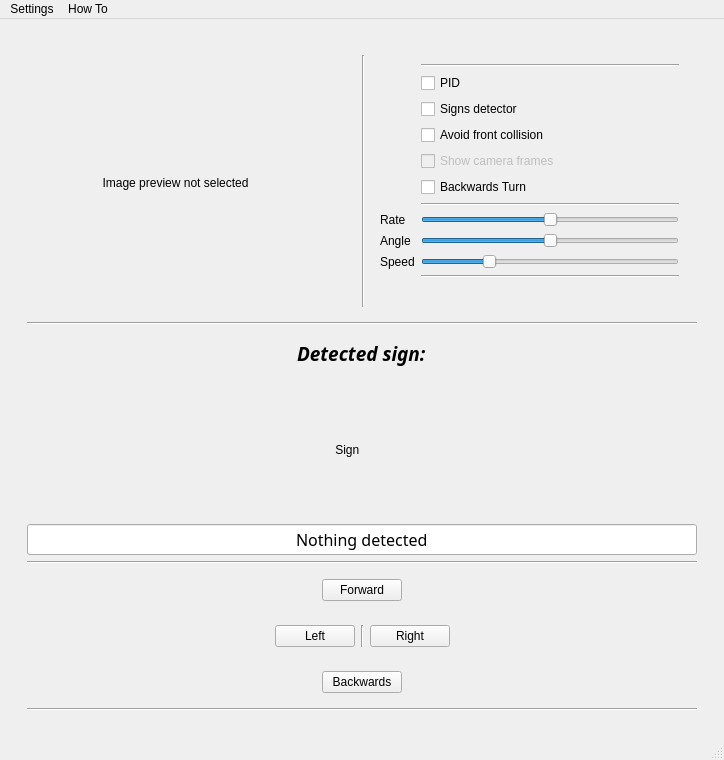
<?xml version="1.0" encoding="UTF-8"?>
<ui version="4.0">
 <class>MainWindow</class>
 <widget class="QMainWindow" name="MainWindow">
  <property name="geometry">
   <rect>
    <x>0</x>
    <y>0</y>
    <width>724</width>
    <height>760</height>
   </rect>
  </property>
  <property name="minimumSize">
   <size>
    <width>724</width>
    <height>760</height>
   </size>
  </property>
  <property name="windowTitle">
   <string>MainWindow</string>
  </property>
  <widget class="QWidget" name="centralwidget">
   <layout class="QGridLayout" name="gridLayout">
    <item row="0" column="1">
     <widget class="QStackedWidget" name="stackedWidget">
      <property name="enabled">
       <bool>true</bool>
      </property>
      <property name="currentIndex">
       <number>1</number>
      </property>
      <widget class="QWidget" name="mainPage">
       <layout class="QVBoxLayout" name="verticalLayout">
        <item>
         <spacer name="verticalSpacer">
          <property name="orientation">
           <enum>Qt::Vertical</enum>
          </property>
          <property name="sizeHint" stdset="0">
           <size>
            <width>20</width>
            <height>40</height>
           </size>
          </property>
         </spacer>
        </item>
        <item>
         <widget class="QWidget" name="widget_1" native="true">
          <layout class="QHBoxLayout" name="horizontalLayout_3">
           <item>
            <spacer name="horizontalSpacer_5">
             <property name="orientation">
              <enum>Qt::Horizontal</enum>
             </property>
             <property name="sizeHint" stdset="0">
              <size>
               <width>40</width>
               <height>20</height>
              </size>
             </property>
            </spacer>
           </item>
           <item>
            <widget class="QPushButton" name="autoControlButton">
             <property name="text">
              <string>Autonom Mode</string>
             </property>
            </widget>
           </item>
           <item>
            <spacer name="horizontalSpacer_6">
             <property name="orientation">
              <enum>Qt::Horizontal</enum>
             </property>
             <property name="sizeHint" stdset="0">
              <size>
               <width>40</width>
               <height>20</height>
              </size>
             </property>
            </spacer>
           </item>
          </layout>
         </widget>
        </item>
        <item>
         <widget class="QWidget" name="widget_2" native="true">
          <layout class="QHBoxLayout" name="horizontalLayout">
           <item>
            <spacer name="horizontalSpacer">
             <property name="orientation">
              <enum>Qt::Horizontal</enum>
             </property>
             <property name="sizeHint" stdset="0">
              <size>
               <width>40</width>
               <height>20</height>
              </size>
             </property>
            </spacer>
           </item>
           <item>
            <widget class="QPushButton" name="manualControlButton">
             <property name="text">
              <string>Manual Control</string>
             </property>
            </widget>
           </item>
           <item>
            <spacer name="horizontalSpacer_2">
             <property name="orientation">
              <enum>Qt::Horizontal</enum>
             </property>
             <property name="sizeHint" stdset="0">
              <size>
               <width>40</width>
               <height>20</height>
              </size>
             </property>
            </spacer>
           </item>
          </layout>
         </widget>
        </item>
        <item>
         <widget class="QWidget" name="widget_3" native="true">
          <layout class="QHBoxLayout" name="horizontalLayout_2">
           <item>
            <spacer name="horizontalSpacer_3">
             <property name="orientation">
              <enum>Qt::Horizontal</enum>
             </property>
             <property name="sizeHint" stdset="0">
              <size>
               <width>40</width>
               <height>20</height>
              </size>
             </property>
            </spacer>
           </item>
           <item>
            <widget class="QPushButton" name="aboutButton">
             <property name="text">
              <string>About</string>
             </property>
            </widget>
           </item>
           <item>
            <spacer name="horizontalSpacer_4">
             <property name="orientation">
              <enum>Qt::Horizontal</enum>
             </property>
             <property name="sizeHint" stdset="0">
              <size>
               <width>40</width>
               <height>20</height>
              </size>
             </property>
            </spacer>
           </item>
          </layout>
         </widget>
        </item>
        <item>
         <widget class="QWidget" name="widget_4" native="true">
          <layout class="QHBoxLayout" name="horizontalLayout_6">
           <item>
            <spacer name="horizontalSpacer_11">
             <property name="orientation">
              <enum>Qt::Horizontal</enum>
             </property>
             <property name="sizeHint" stdset="0">
              <size>
               <width>40</width>
               <height>20</height>
              </size>
             </property>
            </spacer>
           </item>
           <item>
            <widget class="QPushButton" name="speakBotton">
             <property name="text">
              <string>Speak</string>
             </property>
            </widget>
           </item>
           <item>
            <spacer name="horizontalSpacer_12">
             <property name="orientation">
              <enum>Qt::Horizontal</enum>
             </property>
             <property name="sizeHint" stdset="0">
              <size>
               <width>40</width>
               <height>20</height>
              </size>
             </property>
            </spacer>
           </item>
          </layout>
         </widget>
        </item>
        <item>
         <spacer name="verticalSpacer_2">
          <property name="orientation">
           <enum>Qt::Vertical</enum>
          </property>
          <property name="sizeHint" stdset="0">
           <size>
            <width>20</width>
            <height>40</height>
           </size>
          </property>
         </spacer>
        </item>
       </layout>
      </widget>
      <widget class="QWidget" name="manualControlMenu">
       <property name="autoFillBackground">
        <bool>true</bool>
       </property>
       <layout class="QHBoxLayout" name="horizontalLayout_11">
        <item>
         <widget class="QWidget" name="gridWidget" native="true">
          <property name="autoFillBackground">
           <bool>false</bool>
          </property>
          <layout class="QVBoxLayout" name="verticalLayout_4">
           <item>
            <spacer name="verticalSpacer_5">
             <property name="orientation">
              <enum>Qt::Vertical</enum>
             </property>
             <property name="sizeHint" stdset="0">
              <size>
               <width>20</width>
               <height>40</height>
              </size>
             </property>
            </spacer>
           </item>
           <item>
            <widget class="QWidget" name="widget_9" native="true">
             <layout class="QHBoxLayout" name="horizontalLayout_10">
              <item>
               <widget class="QLabel" name="frameViewerLabel">
                <property name="sizePolicy">
                 <sizepolicy hsizetype="MinimumExpanding" vsizetype="MinimumExpanding">
                  <horstretch>0</horstretch>
                  <verstretch>0</verstretch>
                 </sizepolicy>
                </property>
                <property name="minimumSize">
                 <size>
                  <width>320</width>
                  <height>256</height>
                 </size>
                </property>
                <property name="text">
                 <string>                    Image preview not selected</string>
                </property>
               </widget>
              </item>
              <item>
               <widget class="Line" name="line_2">
                <property name="orientation">
                 <enum>Qt::Vertical</enum>
                </property>
               </widget>
              </item>
              <item>
               <widget class="QWidget" name="widget_10" native="true">
                <layout class="QFormLayout" name="formLayout">
                 <item row="0" column="1">
                  <widget class="Line" name="line_8">
                   <property name="orientation">
                    <enum>Qt::Horizontal</enum>
                   </property>
                  </widget>
                 </item>
                 <item row="1" column="1">
                  <widget class="QCheckBox" name="activatePID_c">
                   <property name="text">
                    <string>PID</string>
                   </property>
                  </widget>
                 </item>
                 <item row="3" column="1">
                  <widget class="QCheckBox" name="avoidCollision_c">
                   <property name="text">
                    <string>Avoid front collision</string>
                   </property>
                  </widget>
                 </item>
                 <item row="6" column="1">
                  <widget class="Line" name="line_5">
                   <property name="orientation">
                    <enum>Qt::Horizontal</enum>
                   </property>
                  </widget>
                 </item>
                 <item row="8" column="0">
                  <widget class="QLabel" name="label_3">
                   <property name="text">
                    <string>Angle</string>
                   </property>
                  </widget>
                 </item>
                 <item row="8" column="1">
                  <widget class="QSlider" name="angleSlider">
                   <property name="minimum">
                    <number>80</number>
                   </property>
                   <property name="maximum">
                    <number>134</number>
                   </property>
                   <property name="singleStep">
                    <number>1</number>
                   </property>
                   <property name="pageStep">
                    <number>0</number>
                   </property>
                   <property name="value">
                    <number>107</number>
                   </property>
                   <property name="sliderPosition">
                    <number>107</number>
                   </property>
                   <property name="orientation">
                    <enum>Qt::Horizontal</enum>
                   </property>
                  </widget>
                 </item>
                 <item row="9" column="0">
                  <widget class="QLabel" name="label_4">
                   <property name="text">
                    <string>Speed</string>
                   </property>
                  </widget>
                 </item>
                 <item row="9" column="1">
                  <widget class="QSlider" name="speedSlider">
                   <property name="maximum">
                    <number>100</number>
                   </property>
                   <property name="pageStep">
                    <number>0</number>
                   </property>
                   <property name="value">
                    <number>25</number>
                   </property>
                   <property name="orientation">
                    <enum>Qt::Horizontal</enum>
                   </property>
                  </widget>
                 </item>
                 <item row="10" column="1">
                  <widget class="Line" name="line_7">
                   <property name="orientation">
                    <enum>Qt::Horizontal</enum>
                   </property>
                  </widget>
                 </item>
                 <item row="2" column="1">
                  <widget class="QCheckBox" name="signsDetector_c">
                   <property name="text">
                    <string>Signs detector</string>
                   </property>
                  </widget>
                 </item>
                 <item row="4" column="1">
                  <widget class="QCheckBox" name="showCamera_c">
                   <property name="enabled">
                    <bool>false</bool>
                   </property>
                   <property name="text">
                    <string>Show camera frames</string>
                   </property>
                  </widget>
                 </item>
                 <item row="5" column="1">
                  <widget class="QCheckBox" name="backwardsTurn_c">
                   <property name="text">
                    <string>Backwards Turn</string>
                   </property>
                  </widget>
                 </item>
                 <item row="7" column="1">
                  <widget class="QSlider" name="rateOfTurnSlider">
                   <property name="maximum">
                    <number>28</number>
                   </property>
                   <property name="pageStep">
                    <number>0</number>
                   </property>
                   <property name="value">
                    <number>14</number>
                   </property>
                   <property name="orientation">
                    <enum>Qt::Horizontal</enum>
                   </property>
                  </widget>
                 </item>
                 <item row="7" column="0">
                  <widget class="QLabel" name="label_5">
                   <property name="text">
                    <string>Rate</string>
                   </property>
                  </widget>
                 </item>
                </layout>
               </widget>
              </item>
             </layout>
            </widget>
           </item>
           <item>
            <widget class="Line" name="line_6">
             <property name="orientation">
              <enum>Qt::Horizontal</enum>
             </property>
            </widget>
           </item>
           <item>
            <widget class="QWidget" name="widget_12" native="true">
             <layout class="QHBoxLayout" name="horizontalLayout_13">
              <item>
               <spacer name="horizontalSpacer_19">
                <property name="orientation">
                 <enum>Qt::Horizontal</enum>
                </property>
                <property name="sizeHint" stdset="0">
                 <size>
                  <width>40</width>
                  <height>20</height>
                 </size>
                </property>
               </spacer>
              </item>
              <item>
               <widget class="QLabel" name="label_2">
                <property name="font">
                 <font>
                  <family>Ubuntu Condensed</family>
                  <pointsize>14</pointsize>
                  <weight>75</weight>
                  <italic>true</italic>
                  <bold>true</bold>
                 </font>
                </property>
                <property name="text">
                 <string>Detected sign:</string>
                </property>
               </widget>
              </item>
              <item>
               <spacer name="horizontalSpacer_22">
                <property name="orientation">
                 <enum>Qt::Horizontal</enum>
                </property>
                <property name="sizeHint" stdset="0">
                 <size>
                  <width>40</width>
                  <height>20</height>
                 </size>
                </property>
               </spacer>
              </item>
             </layout>
            </widget>
           </item>
           <item>
            <widget class="QWidget" name="widget_11" native="true">
             <layout class="QHBoxLayout" name="horizontalLayout_12">
              <item>
               <spacer name="horizontalSpacer_20">
                <property name="orientation">
                 <enum>Qt::Horizontal</enum>
                </property>
                <property name="sizeHint" stdset="0">
                 <size>
                  <width>40</width>
                  <height>20</height>
                 </size>
                </property>
               </spacer>
              </item>
              <item>
               <widget class="QWidget" name="widget_13" native="true">
                <property name="minimumSize">
                 <size>
                  <width>0</width>
                  <height>0</height>
                 </size>
                </property>
                <layout class="QHBoxLayout" name="horizontalLayout_14">
                 <item>
                  <widget class="QLabel" name="signDetectedLabel">
                   <property name="minimumSize">
                    <size>
                     <width>100</width>
                     <height>100</height>
                    </size>
                   </property>
                   <property name="maximumSize">
                    <size>
                     <width>100</width>
                     <height>100</height>
                    </size>
                   </property>
                   <property name="text">
                    <string>       Sign</string>
                   </property>
                  </widget>
                 </item>
                </layout>
               </widget>
              </item>
              <item>
               <spacer name="horizontalSpacer_21">
                <property name="orientation">
                 <enum>Qt::Horizontal</enum>
                </property>
                <property name="sizeHint" stdset="0">
                 <size>
                  <width>40</width>
                  <height>20</height>
                 </size>
                </property>
               </spacer>
              </item>
             </layout>
            </widget>
           </item>
           <item>
            <widget class="QLineEdit" name="signDetectedLine">
             <property name="font">
              <font>
               <family>Ubuntu Condensed</family>
               <pointsize>12</pointsize>
              </font>
             </property>
             <property name="text">
              <string>Nothing detected</string>
             </property>
             <property name="alignment">
              <set>Qt::AlignCenter</set>
             </property>
             <property name="readOnly">
              <bool>true</bool>
             </property>
            </widget>
           </item>
           <item>
            <widget class="Line" name="line">
             <property name="orientation">
              <enum>Qt::Horizontal</enum>
             </property>
            </widget>
           </item>
           <item>
            <widget class="QWidget" name="widget_8" native="true">
             <layout class="QHBoxLayout" name="horizontalLayout_9">
              <item>
               <spacer name="horizontalSpacer_17">
                <property name="orientation">
                 <enum>Qt::Horizontal</enum>
                </property>
                <property name="sizeHint" stdset="0">
                 <size>
                  <width>40</width>
                  <height>20</height>
                 </size>
                </property>
               </spacer>
              </item>
              <item>
               <widget class="QPushButton" name="goForward">
                <property name="text">
                 <string>Forward</string>
                </property>
               </widget>
              </item>
              <item>
               <spacer name="horizontalSpacer_18">
                <property name="orientation">
                 <enum>Qt::Horizontal</enum>
                </property>
                <property name="sizeHint" stdset="0">
                 <size>
                  <width>40</width>
                  <height>20</height>
                 </size>
                </property>
               </spacer>
              </item>
             </layout>
            </widget>
           </item>
           <item>
            <widget class="QWidget" name="widget_6" native="true">
             <layout class="QHBoxLayout" name="horizontalLayout_7">
              <item>
               <spacer name="horizontalSpacer_13">
                <property name="orientation">
                 <enum>Qt::Horizontal</enum>
                </property>
                <property name="sizeHint" stdset="0">
                 <size>
                  <width>40</width>
                  <height>20</height>
                 </size>
                </property>
               </spacer>
              </item>
              <item>
               <widget class="QPushButton" name="goToTheLeft">
                <property name="text">
                 <string>Left</string>
                </property>
               </widget>
              </item>
              <item>
               <widget class="Line" name="line_3">
                <property name="orientation">
                 <enum>Qt::Vertical</enum>
                </property>
               </widget>
              </item>
              <item>
               <widget class="QPushButton" name="goToTheRight">
                <property name="text">
                 <string>Right</string>
                </property>
               </widget>
              </item>
              <item>
               <spacer name="horizontalSpacer_14">
                <property name="orientation">
                 <enum>Qt::Horizontal</enum>
                </property>
                <property name="sizeHint" stdset="0">
                 <size>
                  <width>40</width>
                  <height>20</height>
                 </size>
                </property>
               </spacer>
              </item>
             </layout>
            </widget>
           </item>
           <item>
            <widget class="QWidget" name="widget_7" native="true">
             <layout class="QHBoxLayout" name="horizontalLayout_8">
              <item>
               <spacer name="horizontalSpacer_15">
                <property name="orientation">
                 <enum>Qt::Horizontal</enum>
                </property>
                <property name="sizeHint" stdset="0">
                 <size>
                  <width>40</width>
                  <height>20</height>
                 </size>
                </property>
               </spacer>
              </item>
              <item>
               <widget class="QPushButton" name="goBackwards">
                <property name="text">
                 <string>Backwards</string>
                </property>
               </widget>
              </item>
              <item>
               <spacer name="horizontalSpacer_16">
                <property name="orientation">
                 <enum>Qt::Horizontal</enum>
                </property>
                <property name="sizeHint" stdset="0">
                 <size>
                  <width>40</width>
                  <height>20</height>
                 </size>
                </property>
               </spacer>
              </item>
             </layout>
            </widget>
           </item>
           <item>
            <widget class="Line" name="line_4">
             <property name="orientation">
              <enum>Qt::Horizontal</enum>
             </property>
            </widget>
           </item>
           <item>
            <spacer name="verticalSpacer_3">
             <property name="orientation">
              <enum>Qt::Vertical</enum>
             </property>
             <property name="sizeHint" stdset="0">
              <size>
               <width>20</width>
               <height>40</height>
              </size>
             </property>
            </spacer>
           </item>
          </layout>
         </widget>
        </item>
       </layout>
      </widget>
      <widget class="QWidget" name="autoControlMenu">
       <layout class="QVBoxLayout" name="verticalLayout_3">
        <item>
         <widget class="QWidget" name="verticalWidget" native="true">
          <layout class="QVBoxLayout" name="verticalLayout_2">
           <item>
            <widget class="QLabel" name="label">
             <property name="text">
              <string>Detected Traffic Indicator:</string>
             </property>
             <property name="alignment">
              <set>Qt::AlignCenter</set>
             </property>
            </widget>
           </item>
           <item>
            <widget class="QLineEdit" name="lineEdit">
             <property name="enabled">
              <bool>true</bool>
             </property>
             <property name="mouseTracking">
              <bool>false</bool>
             </property>
             <property name="acceptDrops">
              <bool>false</bool>
             </property>
             <property name="text">
              <string>Nothing detected</string>
             </property>
             <property name="alignment">
              <set>Qt::AlignCenter</set>
             </property>
             <property name="readOnly">
              <bool>true</bool>
             </property>
             <property name="clearButtonEnabled">
              <bool>false</bool>
             </property>
            </widget>
           </item>
           <item>
            <widget class="QWidget" name="widget" native="true">
             <property name="minimumSize">
              <size>
               <width>0</width>
               <height>0</height>
              </size>
             </property>
             <layout class="QHBoxLayout" name="horizontalLayout_4">
              <item>
               <spacer name="horizontalSpacer_7">
                <property name="orientation">
                 <enum>Qt::Horizontal</enum>
                </property>
                <property name="sizeHint" stdset="0">
                 <size>
                  <width>40</width>
                  <height>20</height>
                 </size>
                </property>
               </spacer>
              </item>
              <item>
               <widget class="QPushButton" name="startVideoFeedButton">
                <property name="text">
                 <string>Start Video Stream</string>
                </property>
               </widget>
              </item>
              <item>
               <spacer name="horizontalSpacer_8">
                <property name="orientation">
                 <enum>Qt::Horizontal</enum>
                </property>
                <property name="sizeHint" stdset="0">
                 <size>
                  <width>40</width>
                  <height>20</height>
                 </size>
                </property>
               </spacer>
              </item>
             </layout>
            </widget>
           </item>
           <item>
            <widget class="QWidget" name="widget_5" native="true">
             <property name="minimumSize">
              <size>
               <width>0</width>
               <height>50</height>
              </size>
             </property>
             <layout class="QHBoxLayout" name="horizontalLayout_5">
              <item>
               <spacer name="horizontalSpacer_9">
                <property name="orientation">
                 <enum>Qt::Horizontal</enum>
                </property>
                <property name="sizeHint" stdset="0">
                 <size>
                  <width>40</width>
                  <height>20</height>
                 </size>
                </property>
               </spacer>
              </item>
              <item>
               <widget class="QPushButton" name="backToMainMenu">
                <property name="text">
                 <string>Back To Menu</string>
                </property>
               </widget>
              </item>
              <item>
               <spacer name="horizontalSpacer_10">
                <property name="orientation">
                 <enum>Qt::Horizontal</enum>
                </property>
                <property name="sizeHint" stdset="0">
                 <size>
                  <width>40</width>
                  <height>20</height>
                 </size>
                </property>
               </spacer>
              </item>
             </layout>
            </widget>
           </item>
          </layout>
         </widget>
        </item>
       </layout>
      </widget>
     </widget>
    </item>
   </layout>
  </widget>
  <widget class="QMenuBar" name="menubar">
   <property name="geometry">
    <rect>
     <x>0</x>
     <y>0</y>
     <width>724</width>
     <height>22</height>
    </rect>
   </property>
   <widget class="QMenu" name="menuSettings">
    <property name="title">
     <string>Settings</string>
    </property>
    <widget class="QMenu" name="menuTheme">
     <property name="title">
      <string>Theme</string>
     </property>
     <addaction name="separator"/>
     <addaction name="separator"/>
     <addaction name="actionLight_Theme"/>
     <addaction name="separator"/>
     <addaction name="actionDark_Theme"/>
    </widget>
    <addaction name="actionLanguage"/>
    <addaction name="menuTheme"/>
   </widget>
   <widget class="QMenu" name="menuHow_To">
    <property name="title">
     <string>How To</string>
    </property>
   </widget>
   <addaction name="menuSettings"/>
   <addaction name="menuHow_To"/>
  </widget>
  <widget class="QStatusBar" name="statusbar"/>
  <action name="actionLight_Theme">
   <property name="text">
    <string>Light Theme</string>
   </property>
  </action>
  <action name="actionDark_Theme">
   <property name="text">
    <string>Dark Theme</string>
   </property>
  </action>
  <action name="actionLanguage">
   <property name="text">
    <string>Language</string>
   </property>
  </action>
 </widget>
 <resources/>
 <connections/>
</ui>
